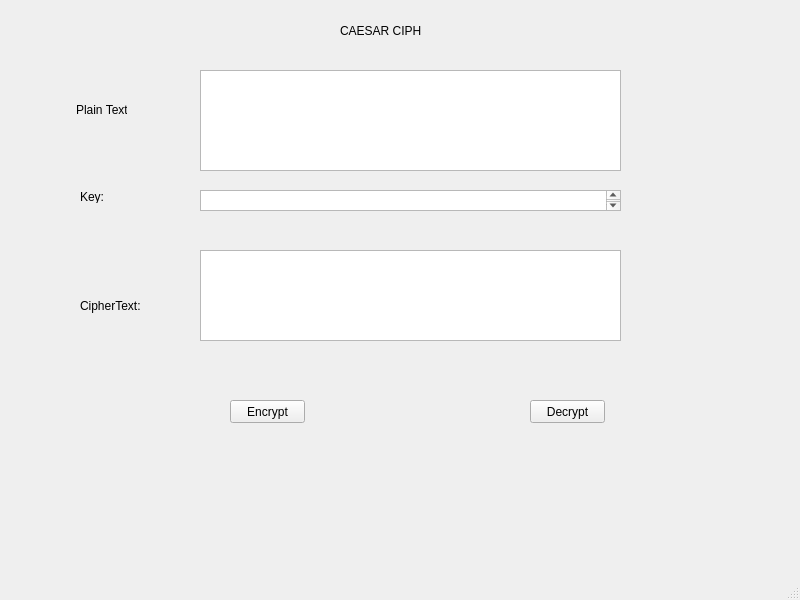
<?xml version="1.0" encoding="UTF-8"?>
<ui version="4.0">
 <class>MainWindow</class>
 <widget class="QMainWindow" name="MainWindow">
  <property name="geometry">
   <rect>
    <x>0</x>
    <y>0</y>
    <width>800</width>
    <height>600</height>
   </rect>
  </property>
  <property name="windowTitle">
   <string>MainWindow</string>
  </property>
  <widget class="QWidget" name="centralwidget">
   <widget class="QLabel" name="label">
    <property name="geometry">
     <rect>
      <x>340</x>
      <y>10</y>
      <width>81</width>
      <height>41</height>
     </rect>
    </property>
    <property name="text">
     <string>CAESAR CIPHER</string>
    </property>
   </widget>
   <widget class="QLabel" name="label_2">
    <property name="geometry">
     <rect>
      <x>76</x>
      <y>100</y>
      <width>51</width>
      <height>20</height>
     </rect>
    </property>
    <property name="text">
     <string>Plain Text:</string>
    </property>
   </widget>
   <widget class="QLabel" name="label_3">
    <property name="geometry">
     <rect>
      <x>80</x>
      <y>190</y>
      <width>47</width>
      <height>13</height>
     </rect>
    </property>
    <property name="text">
     <string>Key:</string>
    </property>
   </widget>
   <widget class="QLabel" name="label_4">
    <property name="geometry">
     <rect>
      <x>80</x>
      <y>290</y>
      <width>61</width>
      <height>31</height>
     </rect>
    </property>
    <property name="text">
     <string>CipherText:</string>
    </property>
   </widget>
   <widget class="QPlainTextEdit" name="txt_plain_text">
    <property name="geometry">
     <rect>
      <x>200</x>
      <y>70</y>
      <width>421</width>
      <height>101</height>
     </rect>
    </property>
   </widget>
   <widget class="QPlainTextEdit" name="txt_key">
    <property name="geometry">
     <rect>
      <x>200</x>
      <y>190</y>
      <width>421</width>
      <height>21</height>
     </rect>
    </property>
   </widget>
   <widget class="QPlainTextEdit" name="txt_cipher_text">
    <property name="geometry">
     <rect>
      <x>200</x>
      <y>250</y>
      <width>421</width>
      <height>91</height>
     </rect>
    </property>
   </widget>
   <widget class="QPushButton" name="btn_encrypt">
    <property name="geometry">
     <rect>
      <x>230</x>
      <y>400</y>
      <width>75</width>
      <height>23</height>
     </rect>
    </property>
    <property name="text">
     <string>Encrypt</string>
    </property>
   </widget>
   <widget class="QPushButton" name="btn_decrypt">
    <property name="geometry">
     <rect>
      <x>530</x>
      <y>400</y>
      <width>75</width>
      <height>23</height>
     </rect>
    </property>
    <property name="text">
     <string>Decrypt</string>
    </property>
   </widget>
  </widget>
  <widget class="QMenuBar" name="menubar">
   <property name="geometry">
    <rect>
     <x>0</x>
     <y>0</y>
     <width>800</width>
     <height>21</height>
    </rect>
   </property>
  </widget>
  <widget class="QStatusBar" name="statusbar"/>
 </widget>
 <resources/>
 <connections/>
</ui>
